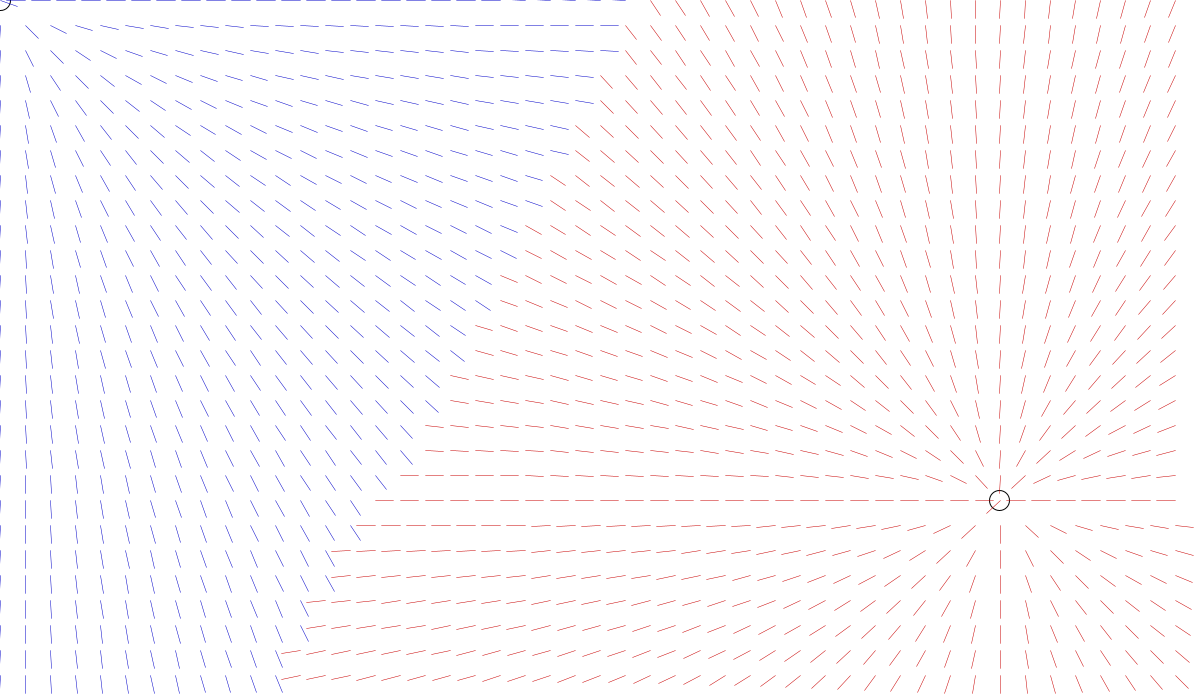
Frame 1 (no input)
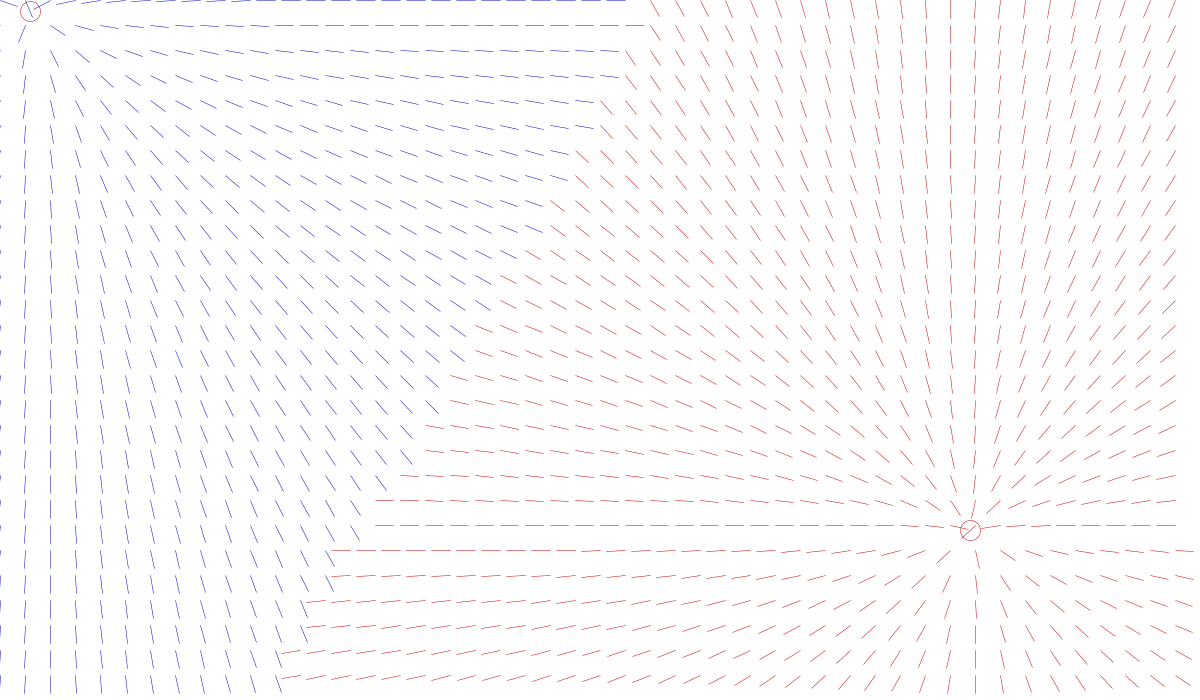
Frame 60 (the mouse pressed at the canvas centre just before this capture)
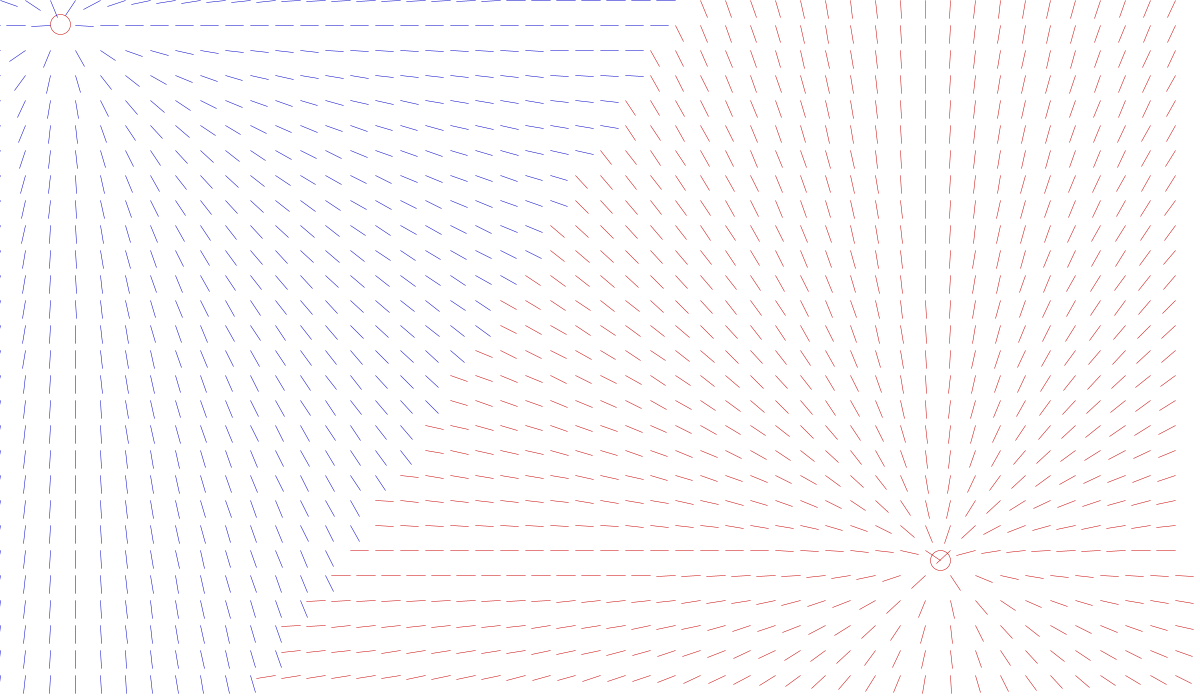
Frame 120 (the mouse held since frame 60 and released just before this capture)

The Processing sketch that drew these frames (run headless with seeded random() and noise(); from frame 60 on, the mouse is pressed at the canvas centre):

// Processing sketch: VectorField_plain
// ── VectorField_plain.pde
ArrayList<String>grid;

float objLocX=1000;
float objLocY=500;
float objRad=20;
float objVelX=-0.5;
float objVelY=0.5;

float objLocX1=0;
float objLocY1=0;
float objRad1=20;
float objVelX1=0.5;
float objVelY1=0.2;

float ang=0;
int grid_dist=25;
float DIST=grid_dist*0.75;

void setup(){  
  grid=new ArrayList<String>();
  background(255);
  size(1200,700);
  for(int i=0; i<1200; i+=grid_dist){
    for(int j=0; j<700; j+=grid_dist){
      grid.add(i+","+j);
    }
  }
}


void draw(){
  float mosx,mosy;
  background(255);
  //float mosx=mouseX;
  //float mosy=mouseY;
  update();  
   noFill();
   ellipse(objLocX,objLocY,objRad,objRad);
   ellipse(objLocX1,objLocY1,objRad1,objRad1);
  
  for(int i=0; i<grid.size(); i++){
    float x0=Float.parseFloat(grid.get(i).split(",")[0]);
    float y0=Float.parseFloat(grid.get(i).split(",")[1]);
    float d0=sqrt((x0-objLocX)*(x0-objLocX)+(y0-objLocY)*(y0-objLocY));
    float d1=sqrt((x0-objLocX1)*(x0-objLocX1)+(y0-objLocY1)*(y0-objLocY1));
    int colr=0;
    if(d0<d1){
       mosx=objLocX;
       mosy=objLocY;
       stroke(200,0,0);
        //fill(200,0,0,50);
        //rect(x0,y0,grid_dist,grid_dist);   
    }else{
       mosx=objLocX1;
       mosy=objLocY1;
       stroke(0,0,200);
       //fill(0,0,200,50);
        //rect(x0,y0,grid_dist,grid_dist);
    }    
    //ellipse(x0,y0,5,5);
    float x1=x0+DIST;
    float y1=y0;
    float a0=(x1-x0);
    float b0=(y1-y0);
    float a1=(mosx-x0);
    float b1=(mosy-y0);
    float norm0=abs(sqrt(a0*a0 + b0*b0));
    float norm1=abs(sqrt(a1*a1 + b1*b1));
    float dotprod=a0*a1 + b0*b1;
    float angle=acos(dotprod/(norm0*norm1));
    
    if(mosx-x0==0){
      x0+=0.001;
    }
    //float angle=(mosy-y0)/(mosx-x0);
    
    if(mosy<y0){
      angle=PI-angle;
    }
    float a=a0*cos(angle) - b0*sin(angle) +x0;
    float b=a0*sin(angle) + b0*cos(angle) +y0;
    strokeWeight(.5);    
    line(a,b,x0,y0);   
  }   
}

void update(){
  objLocX+=objVelX;
  objLocY+=objVelY;
  if(objLocX<0 || objLocX>width){
    objVelX*=-1;
  }else if(objLocY<0 || objLocY>height){
    objVelY*=-1;
  }
  
  objLocX1+=objVelX1;
  objLocY1+=objVelY1;
  if(objLocX1<0 || objLocX1>width){
    objVelX1*=-1;
  }else if(objLocY1<0 || objLocY1>height){
    objVelY1*=-1;
  }
}
